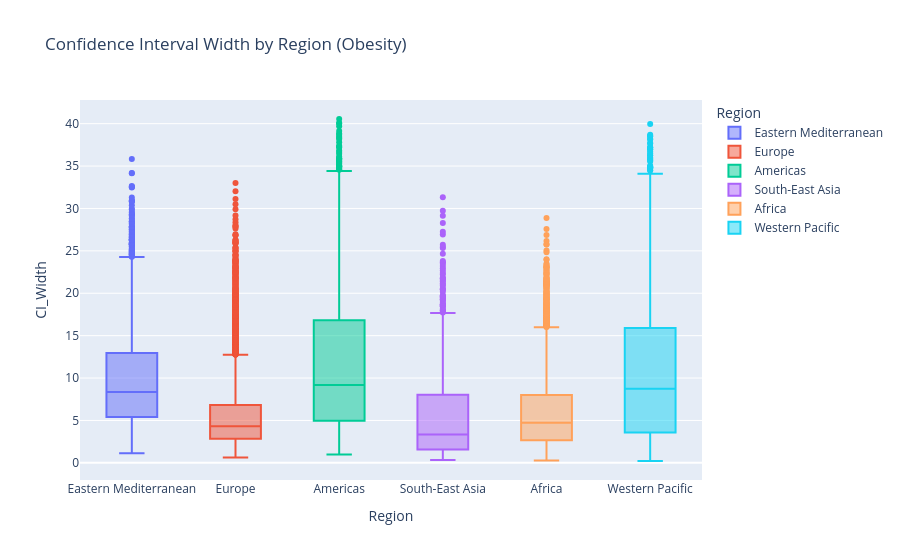

Source (notebook cell):
### Markdown cell above
# 5. CI_Width distribution

### Code cell
# 5. CI_Width distribution — data reliability
fig5 = px.box(df_obesity, x="Region", y="CI_Width",color="Region",
              title="Confidence Interval Width by Region (Obesity)")
fig5.show()

### Figure 1 — Plotly figure (JSON) as saved in the notebook; plotly's stock layout.template omitted (floating-point values rounded to 4 significant figures; data arrays with more than 128 entries replaced by an {"elided": "..."} marker saying what was removed)
{"data": [{"alignmentgroup": "True", "hovertemplate": "Region=%{x}<br>CI_Width=%{y}<extra></extra>", "legendgroup": "Eastern Mediterranean", "marker": {"color": "#636efa"}, "name": "Eastern Mediterranean", "notched": false, "offsetgroup": "Eastern Mediterranean", "orientation": "v", "showlegend": true, "type": "box", "x": {"elided": "2904 str values"}, "x0": " ", "xaxis": "x", "y": {"elided": "2904 float values"}, "y0": " ", "yaxis": "y"}, {"alignmentgroup": "True", "hovertemplate": "Region=%{x}<br>CI_Width=%{y}<extra></extra>", "legendgroup": "Europe", "marker": {"color": "#EF553B"}, "name": "Europe", "notched": false, "offsetgroup": "Europe", "orientation": "v", "showlegend": true, "type": "box", "x": {"elided": "6864 str values"}, "x0": " ", "xaxis": "x", "y": {"elided": "6864 float values"}, "y0": " ", "yaxis": "y"}, {"alignmentgroup": "True", "hovertemplate": "Region=%{x}<br>CI_Width=%{y}<extra></extra>", "legendgroup": "Americas", "marker": {"color": "#00cc96"}, "name": "Americas", "notched": false, "offsetgroup": "Americas", "orientation": "v", "showlegend": true, "type": "box", "x": {"elided": "4884 str values"}, "x0": " ", "xaxis": "x", "y": {"elided": "4884 float values"}, "y0": " ", "yaxis": "y"}, {"alignmentgroup": "True", "hovertemplate": "Region=%{x}<br>CI_Width=%{y}<extra></extra>", "legendgroup": "South-East Asia", "marker": {"color": "#ab63fa"}, "name": "South-East Asia", "notched": false, "offsetgroup": "South-East Asia", "orientation": "v", "showlegend": true, "type": "box", "x": {"elided": "1320 str values"}, "x0": " ", "xaxis": "x", "y": {"elided": "1320 float values"}, "y0": " ", "yaxis": "y"}, {"alignmentgroup": "True", "hovertemplate": "Region=%{x}<br>CI_Width=%{y}<extra></extra>", "legendgroup": "Africa", "marker": {"color": "#FFA15A"}, "name": "Africa", "notched": false, "offsetgroup": "Africa", "orientation": "v", "showlegend": true, "type": "box", "x": {"elided": "6204 str values"}, "x0": " ", "xaxis": "x", "y": {"elided": "6204 float values"}, "y0": " ", "yaxis": "y"}, {"alignmentgroup": "True", "hovertemplate": "Region=%{x}<br>CI_Width=%{y}<extra></extra>", "legendgroup": "Western Pacific", "marker": {"color": "#19d3f3"}, "name": "Western Pacific", "notched": false, "offsetgroup": "Western Pacific", "orientation": "v", "showlegend": true, "type": "box", "x": {"elided": "4092 str values"}, "x0": " ", "xaxis": "x", "y": {"elided": "4092 float values"}, "y0": " ", "yaxis": "y"}], "layout": {"boxmode": "overlay", "legend": {"title": {"text": "Region"}, "tracegroupgap": 0}, "title": {"text": "Confidence Interval Width by Region (Obesity)"}, "xaxis": {"anchor": "y", "categoryarray": ["Eastern Mediterranean", "Europe", "Americas", "South-East Asia", "Africa", "Western Pacific", null], "categoryorder": "array", "domain": [0, 1], "title": {"text": "Region"}}, "yaxis": {"anchor": "x", "domain": [0, 1], "title": {"text": "CI_Width"}}}}
